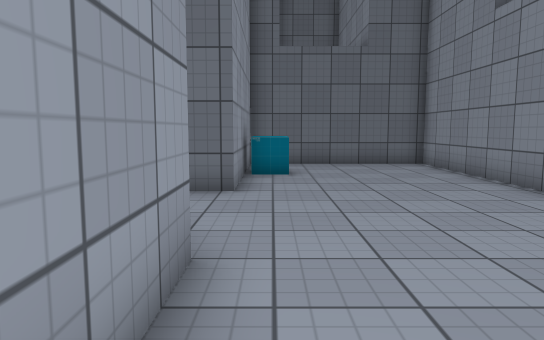
View 1 (above)

22 first-person views from a walk through a 3-D level made in the Unity game engine. The camera is 1.2 m above the floor, tilts 6° down and sees 70° across. The floor is counted in squares, 1 m on a side. Each view is taken from the middle of a square. On the plan, view 1 faces up. The plan holds only what a view shows up to about 15 squares ahead; the rest is blank. The place goes on beyond the plan. The player is left out. Door leaves are left out, so doorways stand open. Some surface patterns are stand-ins.

View 2
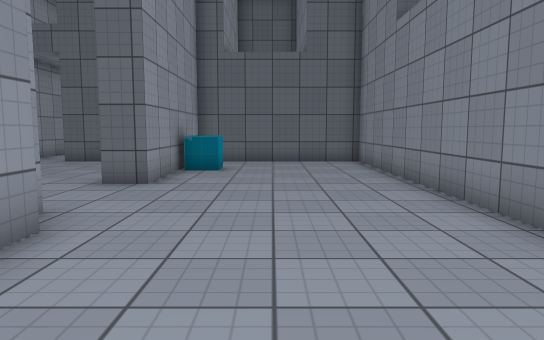

View 3
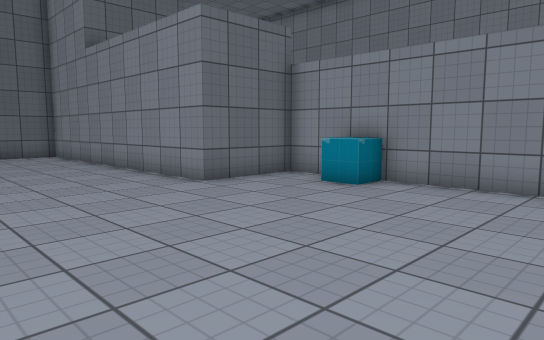

View 4
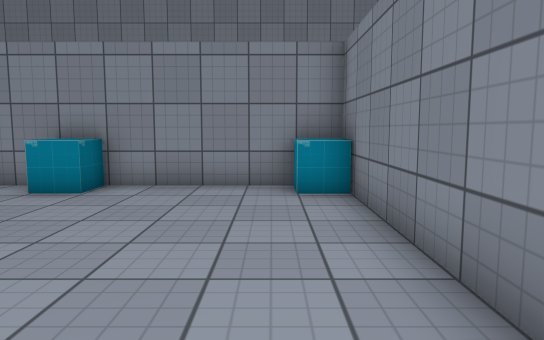

View 5
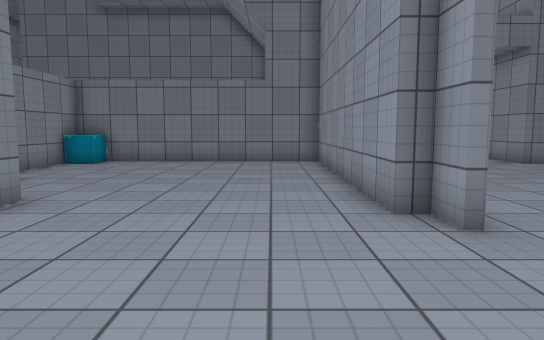

View 6
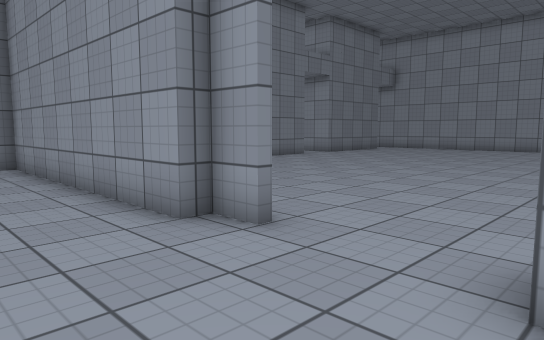

View 7
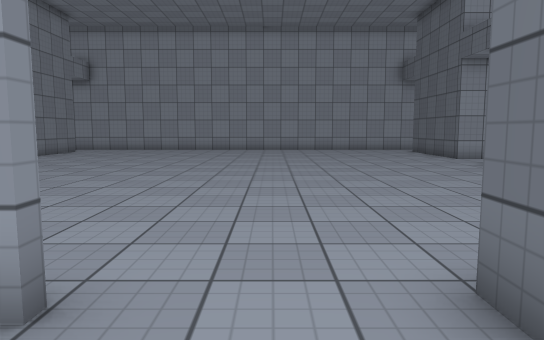

View 8
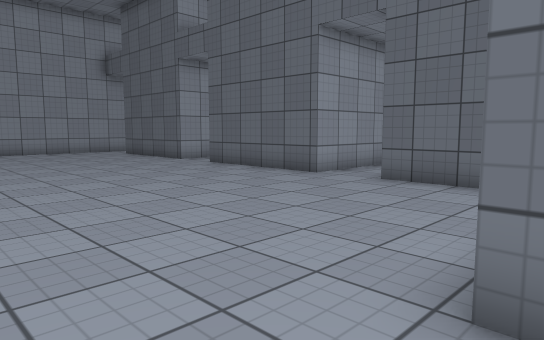

View 9
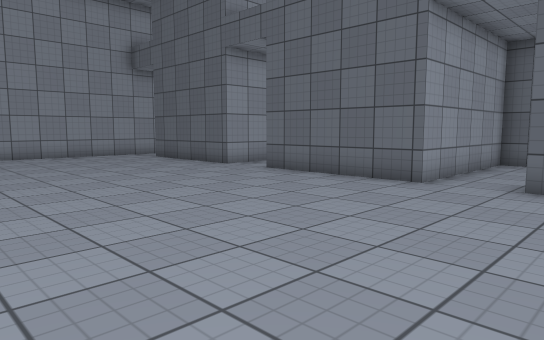

View 10
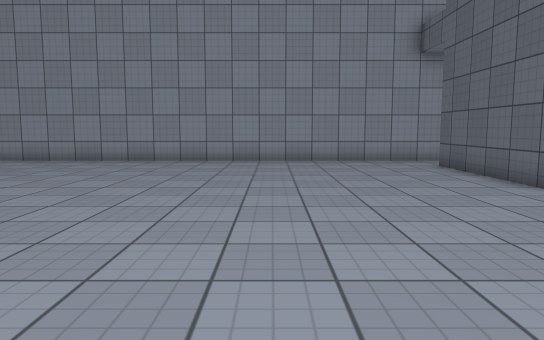

View 11
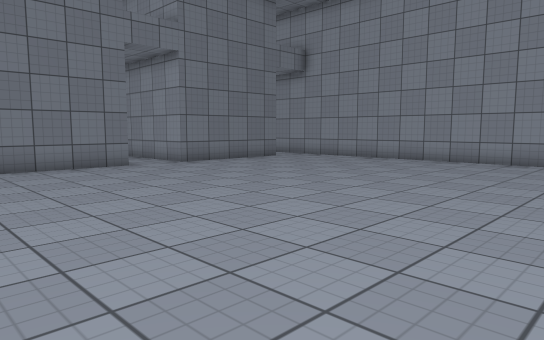

View 12
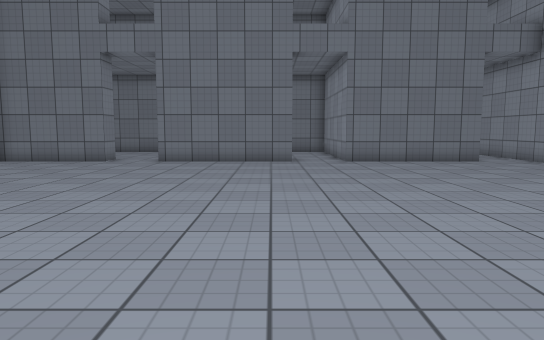

View 13
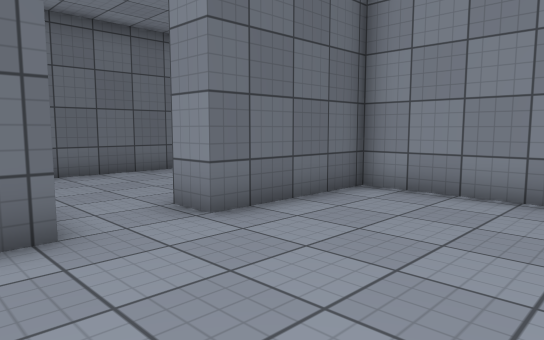

View 14
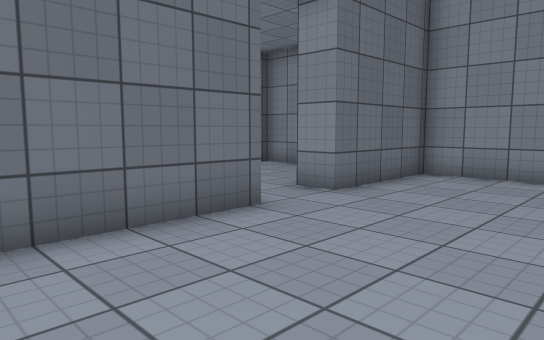

View 15
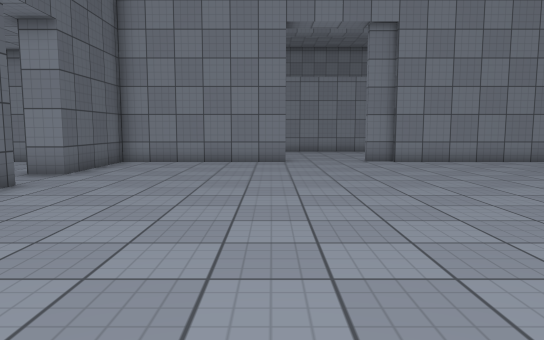

View 16
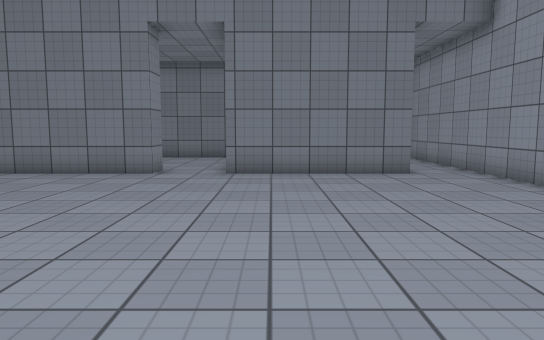

View 17
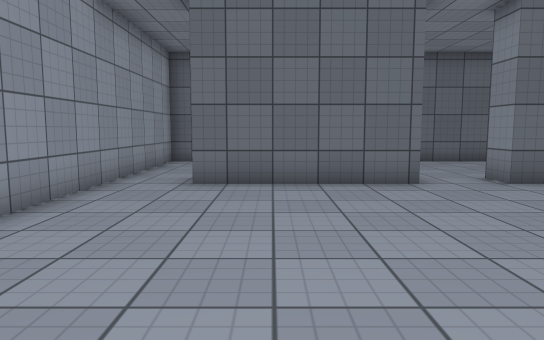

View 18
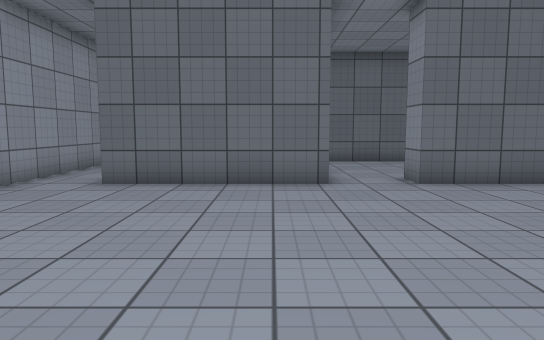

View 19
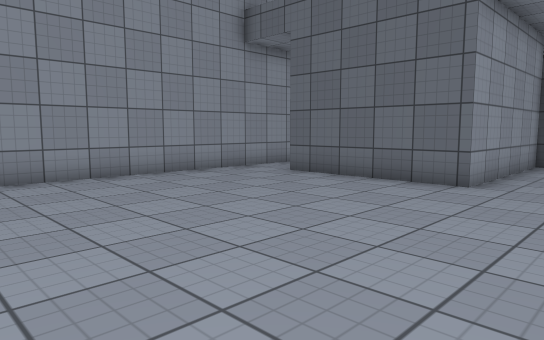

View 20
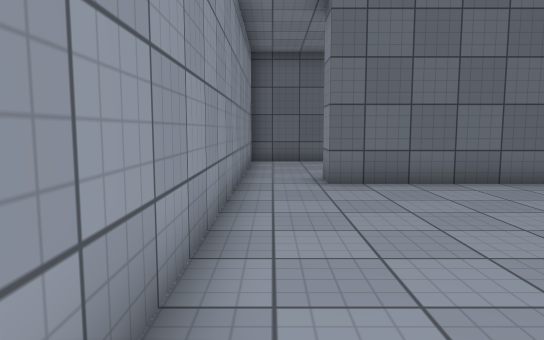

View 21
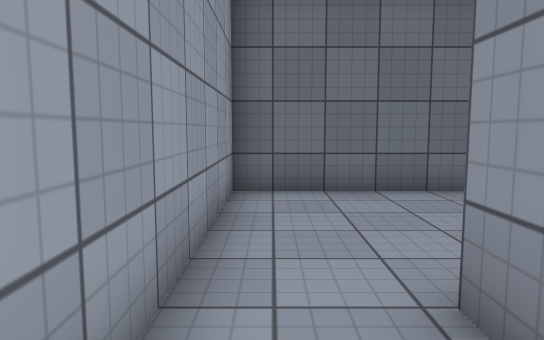

View 22
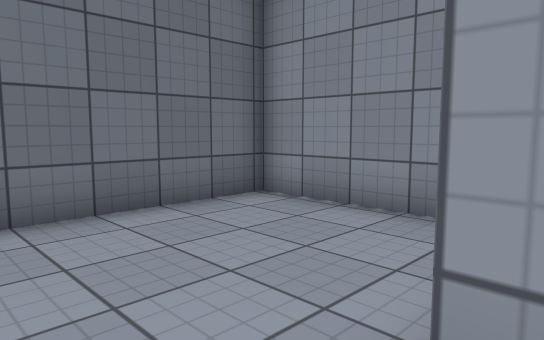

### Floor plan
Ten units are one square. View 1 is at (0, 0); x grows to the right and y downward. Boxes are objects, and circles mark ways between rooms. Rooms are numbered by the first view taken in them; rooms with no view inside come last. Other rooms are left out.
<svg viewBox="-223 -200 313 266">
<path fill="none" stroke="#000" d="M-7 -35 -7 55 83 55 83 -25 53 -25 53 -135 -7 -135 -7 -75M-15 -34 -15 -45M-127 55 -127 45 -77 45 -77 61M-13 -45 -13 -35 -7 -35M-57 51 -57 45 -19 45M-7 -75 -17 -75 -17 -135 -57 -135 -57 -145M-77 -145 -77 -135 -127 -135 -127 -145M-17 20 -17 -35M-147 -145 -147 -135 -197 -135M-199 45 -147 45 -147 56M-218 -135 -218 46M-157 -160 -157 -195 -218 -195 -218 -135M-197 -135 -197 -145M-17 -170 -17 -195 -77 -195 -77 -145"/>
<rect x="-5" y="-115" width="10" height="10" fill="#bbb"><title>other object</title></rect>
<rect x="65" y="45" width="20" height="10" fill="#bbb"><title>other object</title></rect>
<rect x="65" y="-5" width="20" height="10" fill="#bbb"><title>other object</title></rect>
<circle cx="-15" cy="-75" r="3" fill="#2a7"/>
<circle cx="-7" cy="-50" r="3" fill="#2a7"/>
<circle cx="-205" cy="-140" r="3" fill="#2a7"/>
<circle cx="-65" cy="-140" r="3" fill="#2a7"/>
<text x="30" y="-30">1</text>
<text x="-110" y="-40">2</text>
<text x="-190" y="-170">3</text>
<text x="-50" y="-170">4</text>
</svg>
Room 1 opens to room 2. Room 2 opens to room 3. Room 2 opens to room 4.

Where each view was taken, in squares from view 1:
view 1: 0 up, 0 right, facing up
view 2: 1 down, 2 right, facing up
view 3: 5 down, 0 right, facing up-right
view 4: 4 down, 0 right, facing right
view 5: 9 up, 1 right, facing down
view 6: 8 up, 2 right, facing down-left
view 7: 6 up, 1 right, facing left
view 8: 5 up, 1 left, facing up-left
view 9: 5 up, 4 left, facing up-left
view 10: 8 up, 7 left, facing left
view 11: 8 up, 7 left, facing down-left
view 12: 10 up, 12 left, facing down
view 13: 9 up, 9 left, facing up-right
view 14: 9 up, 12 left, facing up-right
view 15: 8 up, 16 left, facing right
view 16: 6 up, 16 left, facing down
view 17: 5 up, 18 left, facing up
view 18: 5 up, 16 left, facing up
view 19: 5 up, 12 left, facing up-left
view 20: 5 up, 21 left, facing up
view 21: 12 up, 21 left, facing up
view 22: 14 up, 21 left, facing up-right
